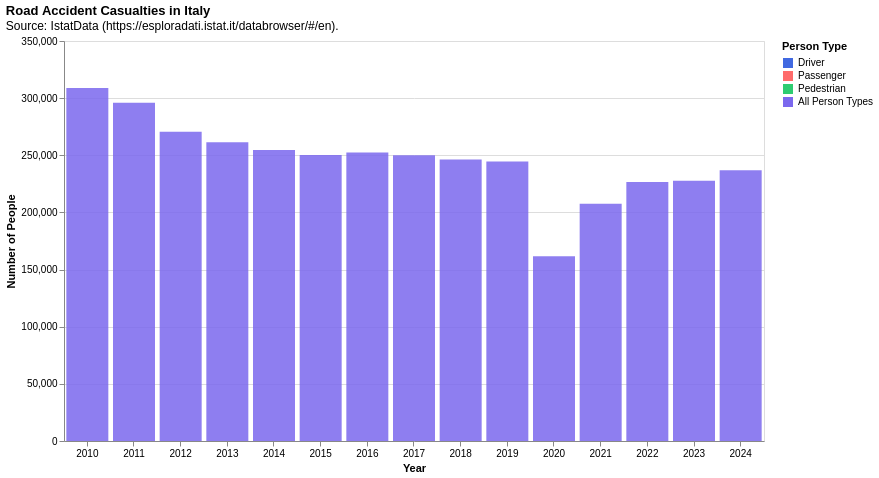

The code cell stored with this chart in its notebook:
### Code cell
# Build interactive chart for casualties by region, metric, and person type
available_regions = chart_data_enhanced[(chart_data_enhanced['Territory'] != 'All Regions') & (~chart_data_enhanced['Territory'].isin(['Provincia Autonoma Bolzano / Bozen', 'Provincia Autonoma Trento']))]['Territory'].unique().tolist()
region_dropdown = alt.binding_select(options=['All Regions'] + sorted(available_regions), name='Select Region: ')
region_selection = alt.selection_point(fields=['Territory'], bind=region_dropdown, value='All Regions')
metric_dropdown = alt.binding_select(options=['Injured + Killed', 'Injured', 'Killed'], name='Select Metric: ')
metric_selection = alt.selection_point(fields=['Result (DESC)'], bind=metric_dropdown, value='Injured + Killed')
display_dropdown = alt.binding_select(options=['Total Counts', 'Per 100,000 Inhabitants'], name='Display As: ')
display_selection = alt.selection_point(fields=['Metric_Type'], bind=display_dropdown, value='Total Counts')
breakdown_checkbox = alt.binding_checkbox(name='Show breakdown by person type: ')
breakdown_selection = alt.selection_point(fields=['show_breakdown'], bind=breakdown_checkbox, value=False)
chart_data_with_total = chart_data_enhanced.copy()
chart_data_with_total['show_breakdown'] = True
aggregated_data = chart_data_enhanced.groupby(['Territory','TIME_PERIOD','Result (DESC)','Metric_Type']).agg({'Value': 'sum','Observation': 'sum','Population': 'first'}).reset_index()
aggregated_data['Person class'] = 'Total'
aggregated_data['show_breakdown'] = False
combined_chart_data = pd.concat([chart_data_with_total, aggregated_data], ignore_index=True)
combined_chart_data['Display_Category'] = combined_chart_data.apply(lambda row: row['Person class'] if row['show_breakdown'] else 'All Person Types', axis=1)
base_encode = {
    'x': alt.X('TIME_PERIOD:O', title='Year', axis=alt.Axis(labelAngle=0)),
    'y': alt.Y('Value:Q', title='Number of People', stack='zero'),
    'color': alt.Color('Display_Category:N', title='Person Type', scale=alt.Scale(domain=['Driver', 'Passenger', 'Pedestrian', 'All Person Types'], range=['#4169E1', '#FF6B6B', '#2ECC71', '#7B68EE'])),
    'opacity': alt.condition(alt.datum.show_breakdown == True, alt.value(1), alt.value(0.85))
}
chart_total_counts = alt.Chart(combined_chart_data).mark_bar().encode(**base_encode, tooltip=[alt.Tooltip('TIME_PERIOD:O', title='Year'),alt.Tooltip('Person class:N', title='Person Type'),alt.Tooltip('Result (DESC):N', title='Metric'),alt.Tooltip('Territory:N', title='Region'),alt.Tooltip('Metric_Type:N', title='Display Type'),alt.Tooltip('Value:Q', title='Count', format=',.0f')]).transform_filter(alt.datum.Metric_Type == 'Total Counts')
chart_per_100k = alt.Chart(combined_chart_data).mark_bar().encode(**base_encode, tooltip=[alt.Tooltip('TIME_PERIOD:O', title='Year'),alt.Tooltip('Person class:N', title='Person Type'),alt.Tooltip('Result (DESC):N', title='Metric'),alt.Tooltip('Territory:N', title='Region'),alt.Tooltip('Metric_Type:N', title='Display Type'),alt.Tooltip('Value:Q', title='Rate per 100k', format=',.2f'),alt.Tooltip('Observation:Q', title='Actual Count', format=',.0f'),alt.Tooltip('Population:Q', title='Population', format=',.0f')]).transform_filter(alt.datum.Metric_Type == 'Per 100,000 Inhabitants')
chart_enhanced = alt.layer(chart_total_counts, chart_per_100k).add_params(region_selection, metric_selection, display_selection, breakdown_selection).transform_filter(region_selection).transform_filter(metric_selection).transform_filter(display_selection).transform_filter(breakdown_selection).properties(width=700, height=400, title={'text': 'Road Accident Casualties in Italy', 'subtitle': 'Source: IstatData (https://esploradati.istat.it/databrowser/#/en).', 'anchor': 'start'})
chart_enhanced

### Figure 1 — Vega-Lite specification as saved in the notebook (floating-point values rounded to 4 significant figures; data arrays with more than 128 entries replaced by an {"elided": "..."} marker saying what was removed)
{"config": {"view": {"continuousWidth": 300, "continuousHeight": 300}}, "layer": [{"mark": {"type": "bar"}, "encoding": {"color": {"field": "Display_Category", "scale": {"domain": ["Driver", "Passenger", "Pedestrian", "All Person Types"], "range": ["#4169E1", "#FF6B6B", "#2ECC71", "#7B68EE"]}, "title": "Person Type", "type": "nominal"}, "opacity": {"condition": {"test": "(datum.show_breakdown === true)", "value": 1}, "value": 0.85}, "tooltip": [{"field": "TIME_PERIOD", "title": "Year", "type": "ordinal"}, {"field": "Person class", "title": "Person Type", "type": "nominal"}, {"field": "Result (DESC)", "title": "Metric", "type": "nominal"}, {"field": "Territory", "title": "Region", "type": "nominal"}, {"field": "Metric_Type", "title": "Display Type", "type": "nominal"}, {"field": "Value", "format": ",.0f", "title": "Count", "type": "quantitative"}], "x": {"axis": {"labelAngle": 0}, "field": "TIME_PERIOD", "title": "Year", "type": "ordinal"}, "y": {"field": "Value", "stack": "zero", "title": "Number of People", "type": "quantitative"}}, "name": "view_2", "transform": [{"filter": "(datum.Metric_Type === 'Total Counts')"}]}, {"mark": {"type": "bar"}, "encoding": {"color": {"field": "Display_Category", "scale": {"domain": ["Driver", "Passenger", "Pedestrian", "All Person Types"], "range": ["#4169E1", "#FF6B6B", "#2ECC71", "#7B68EE"]}, "title": "Person Type", "type": "nominal"}, "opacity": {"condition": {"test": "(datum.show_breakdown === true)", "value": 1}, "value": 0.85}, "tooltip": [{"field": "TIME_PERIOD", "title": "Year", "type": "ordinal"}, {"field": "Person class", "title": "Person Type", "type": "nominal"}, {"field": "Result (DESC)", "title": "Metric", "type": "nominal"}, {"field": "Territory", "title": "Region", "type": "nominal"}, {"field": "Metric_Type", "title": "Display Type", "type": "nominal"}, {"field": "Value", "format": ",.2f", "title": "Rate per 100k", "type": "quantitative"}, {"field": "Observation", "format": ",.0f", "title": "Actual Count", "type": "quantitative"}, {"field": "Population", "format": ",.0f", "title": "Population", "type": "quantitative"}], "x": {"axis": {"labelAngle": 0}, "field": "TIME_PERIOD", "title": "Year", "type": "ordinal"}, "y": {"field": "Value", "stack": "zero", "title": "Number of People", "type": "quantitative"}}, "transform": [{"filter": "(datum.Metric_Type === 'Per 100,000 Inhabitants')"}]}], "data": {"name": "data-03ef5ff539c982cee97c6ecb6c1dd439"}, "height": 400, "params": [{"name": "param_5", "select": {"type": "point", "fields": ["Territory"]}, "bind": {"input": "select", "options": ["All Regions", "Abruzzo", "Basilicata", "Calabria", "Campania", "Emilia-Romagna", "Friuli-Venezia Giulia", "Lazio", "Liguria", "Lombardia", "Marche", "Molise", "Piemonte", "Puglia", "Sardegna", "Sicilia", "Toscana", "Trentino Alto Adige / Südtirol", "Umbria", "Valle d'Aosta / Vallée d'Aoste", "Veneto"], "name": "Select Region: "}, "value": "All Regions", "views": ["view_2"]}, {"name": "param_6", "select": {"type": "point", "fields": ["Result (DESC)"]}, "bind": {"input": "select", "options": ["Injured + Killed", "Injured", "Killed"], "name": "Select Metric: "}, "value": "Injured + Killed", "views": ["view_2"]}, {"name": "param_7", "select": {"type": "point", "fields": ["Metric_Type"]}, "bind": {"input": "select", "options": ["Total Counts", "Per 100,000 Inhabitants"], "name": "Display As: "}, "value": "Total Counts", "views": ["view_2"]}, {"name": "param_8", "select": {"type": "point", "fields": ["show_breakdown"]}, "bind": {"input": "checkbox", "name": "Show breakdown by person type: "}, "value": false, "views": ["view_2"]}], "title": {"text": "Road Accident Casualties in Italy", "subtitle": "Source: IstatData (https://esploradati.istat.it/databrowser/#/en).", "anchor": "start"}, "transform": [{"filter": {"param": "param_5"}}, {"filter": {"param": "param_6"}}, {"filter": {"param": "param_7"}}, {"filter": {"param": "param_8"}}], "width": 700, "$schema": "https://vega.github.io/schema/vega-lite/v5.20.1.json", "datasets": {"data-03ef5ff539c982cee97c6ecb6c1dd439": {"elided": "8075 records"}}}
